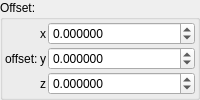
    <widget class="QGroupBox" name="groupBox_4">
     <property name="title">
      <string>Offset:</string>
     </property>
     <layout class="QVBoxLayout" name="verticalLayout_8">
      <property name="leftMargin">
       <number>2</number>
      </property>
      <property name="topMargin">
       <number>2</number>
      </property>
      <property name="rightMargin">
       <number>2</number>
      </property>
      <property name="bottomMargin">
       <number>2</number>
      </property>
      <item>
       <layout class="QGridLayout" name="gridLayout_17" rowstretch="0,0,0" columnstretch="0,0,1">
        <property name="spacing">
         <number>2</number>
        </property>
        <item row="0" column="0" rowspan="3">
         <widget class="QLabel" name="label_265">
          <property name="text">
           <string>offset:</string>
          </property>
         </widget>
        </item>
        <item row="1" column="1">
         <widget class="QLabel" name="label_113">
          <property name="text">
           <string notr="true">y</string>
          </property>
         </widget>
        </item>
        <item row="0" column="1">
         <widget class="QLabel" name="label_117">
          <property name="text">
           <string notr="true">x</string>
          </property>
         </widget>
        </item>
        <item row="2" column="1">
         <widget class="QLabel" name="label_118">
          <property name="text">
           <string notr="true">z</string>
          </property>
         </widget>
        </item>
        <item row="0" column="2">
         <widget class="MyDoubleSpinBox" name="spinbox3_transf_addition_constant_x">
          <property name="sizePolicy">
           <sizepolicy hsizetype="Minimum" vsizetype="Maximum">
            <horstretch>0</horstretch>
            <verstretch>0</verstretch>
           </sizepolicy>
          </property>
          <property name="prefix">
           <string/>
          </property>
          <property name="suffix">
           <string/>
          </property>
          <property name="decimals">
           <number>6</number>
          </property>
          <property name="minimum">
           <double>-99.989999999999995</double>
          </property>
          <property name="maximum">
           <double>99.989999999999995</double>
          </property>
          <property name="singleStep">
           <double>0.100000000000000</double>
          </property>
         </widget>
        </item>
        <item row="1" column="2">
         <widget class="MyDoubleSpinBox" name="spinbox3_transf_addition_constant_y">
          <property name="sizePolicy">
           <sizepolicy hsizetype="Minimum" vsizetype="Maximum">
            <horstretch>0</horstretch>
            <verstretch>0</verstretch>
           </sizepolicy>
          </property>
          <property name="prefix">
           <string/>
          </property>
          <property name="suffix">
           <string/>
          </property>
          <property name="decimals">
           <number>6</number>
          </property>
          <property name="minimum">
           <double>-99.989999999999995</double>
          </property>
          <property name="maximum">
           <double>99.989999999999995</double>
          </property>
          <property name="singleStep">
           <double>0.100000000000000</double>
          </property>
         </widget>
        </item>
        <item row="2" column="2">
         <widget class="MyDoubleSpinBox" name="spinbox3_transf_addition_constant_z">
          <property name="sizePolicy">
           <sizepolicy hsizetype="Minimum" vsizetype="Maximum">
            <horstretch>0</horstretch>
            <verstretch>0</verstretch>
           </sizepolicy>
          </property>
          <property name="prefix">
           <string/>
          </property>
          <property name="suffix">
           <string/>
          </property>
          <property name="decimals">
           <number>6</number>
          </property>
          <property name="minimum">
           <double>-99.989999999999995</double>
          </property>
          <property name="maximum">
           <double>99.989999999999995</double>
          </property>
          <property name="singleStep">
           <double>0.100000000000000</double>
          </property>
         </widget>
        </item>
       </layout>
      </item>
     </layout>
    </widget>
